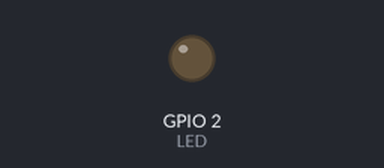
Bench run of a program on a simulated ESP32. Parts: output pins drawn as LEDs (lit = HIGH).

Above: at 5.0 s.
At 15.0 s:
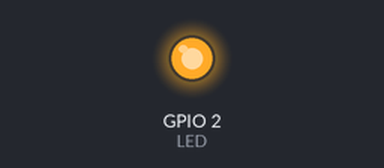
Timing chart, 0 to 26.0 s (numbered marks = the images above):
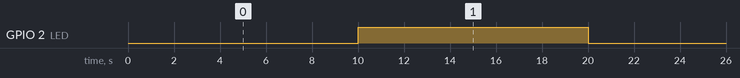

Measured:
- by itself, GPIO 2 (LED): alternates HIGH for 10.0 s and LOW for 10.0 s

The program:

main.cpp
```cpp
// Week3-Lecture2
// Timer Interrupt (Internal)
// Embedded IoT System Fall-2026

// Name: Maham                  Reg#: 1044


#include <Arduino.h>
#define LED 2
hw_timer_t *My_timer = NULL;
void ARDUINO_ISR_ATTR onTimer() {           // ARDUINO_ISR_ATTR == IRAM_ATTR
  digitalWrite(LED, !digitalRead(LED));     // safe in ISR on ESP32
}
void setup() {
  pinMode(LED, OUTPUT);
  // Timer 0, prescaler 80 => 1 tick = 1 µs at 80 MHz CPU clock
  My_timer = timerBegin(0, 80, true);
  // attach ISR; true = edge-triggered interrupt
  timerAttachInterrupt(My_timer, &onTimer, true);
  // call ISR every 10,000,000 µs (1 s); autoreload = true
  timerAlarmWrite(My_timer, 10000000, true);
  timerAlarmEnable(My_timer);
}
void loop() {
  // nothing needed, all handled by interrupts
}
```
